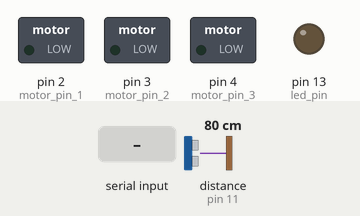
Recording of a sketch running on a simulated Arduino Uno, built with avr-gcc and run on an emulated ATmega328P. Parts: switched loads named in the sketch (green lamp = pin HIGH), output pins drawn as LEDs (lit = HIGH). Dashed ring = blinking. Inputs (shaded band) come from the test bench; at power-on: distance to the obstacle (sensor on pin 11) 80 cm. The echo pulse lasts 58.3 µs per cm; what the sketch prints to the serial monitor is not drawn.

Above: at 1.2 s.
1.3 s: "n" received over Serial
At 2.2 s:
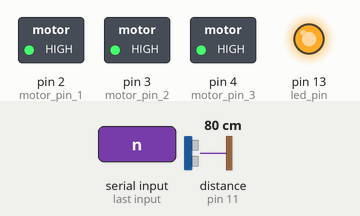
4.3 s: distance to the obstacle (sensor on pin 11) set to 18 cm
At 5.1 s:
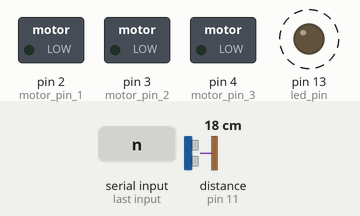
7.3 s: distance to the obstacle (sensor on pin 11) set to 2 cm
Timing chart, 0 to 16.3 s (numbered marks = the images above; inputs shaded):
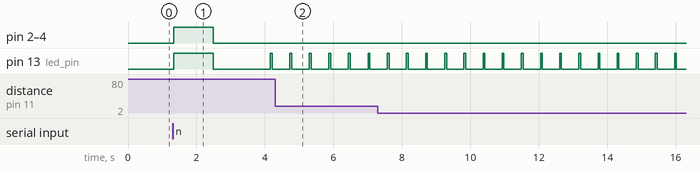

Measured:
- after the input at 1.3 s, pin 2 (motor_pin_1), pin 3 (motor_pin_2), pin 4 (motor_pin_3): LOW → HIGH at once, → LOW 1.2 s later
- by itself, pin 13 (led_pin): alternates HIGH for 0.05 s and LOW for 0.51 s

The sketch:

HW.ino
```cpp
#include <NewPing.h>

#define motor_pin_1 2
#define motor_pin_2 3
#define motor_pin_3 4
#define led_pin 13
#define echo_pin 11
#define trig_pin 12
#define max_dist 200

char bluetooth_value;
float time_elapsed = 0;
float motor_timer = 0;
float motor_state = LOW;
bool connected = false;
float led_state = LOW;

NewPing sonar(trig_pin, echo_pin, max_dist);

void setup() {
  pinMode(motor_pin_1, OUTPUT);
  pinMode(motor_pin_2, OUTPUT);
  pinMode(motor_pin_3, OUTPUT);
  pinMode(led_pin, OUTPUT);
  Serial.begin(9600);
}

void loop() {
  delay(50);
  time_elapsed += 50;
  motor_timer += 50;
  if (Serial.available())
  {
    time_elapsed = 0;
    connected = true;
    bluetooth_value = Serial.read();
  }
  if (bluetooth_value == 'n')
  {
    if (motor_timer > 1000)
    {
      motor_timer = 0;
      if (motor_state == HIGH) motor_state = LOW;
      else motor_state = HIGH;
    }
  }
  else if (bluetooth_value == 'f'){
    motor_state = LOW;
  }
  if (time_elapsed > 2000)
  {
    connected = false;
    Serial.write("l");
    motor_state = LOW;
  }

  float distance = sonar.ping_cm();
  if (distance < 10 and distance != 0){
    motor_state = LOW;
  }
  if (motor_state == HIGH)
  {
    led_state = HIGH;
  }
  else
  {
    led_state = LOW;
  }
  if (not connected){
    if (time_elapsed > 2500)
    {
      time_elapsed = 2000;
      if (led_state == HIGH) led_state = LOW;
      else led_state = HIGH;
    }
  }
  digitalWrite(led_pin, led_state);
  set_motor(motor_state);
}

void set_motor(float state){
  digitalWrite(motor_pin_1, state);
  digitalWrite(motor_pin_2, state);
  digitalWrite(motor_pin_3, state);
}
```
